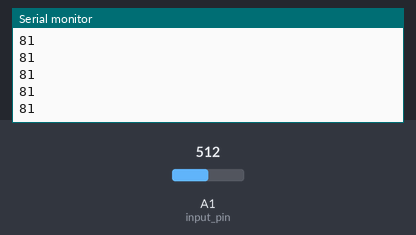
The sketch below on a simulated Arduino Uno, built with avr-gcc and run on an emulated ATmega328P. Shown: the last lines printed to the serial monitor. Inputs (shaded band) come from the test bench; at power-on: A1 (input_pin) = 512.

Above: at 1.2 s.
1.3 s: A1 (input_pin) set to 716
At 2.1 s:
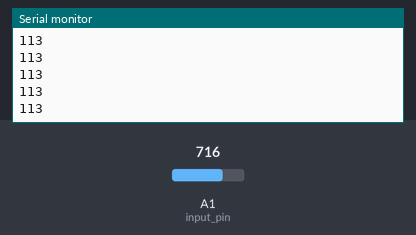
2.8 s: A1 (input_pin) set to 900
At 3.7 s:
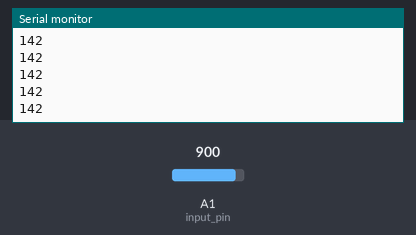
Timing chart, 0 to 5.8 s (numbered marks = the images above; inputs shaded):
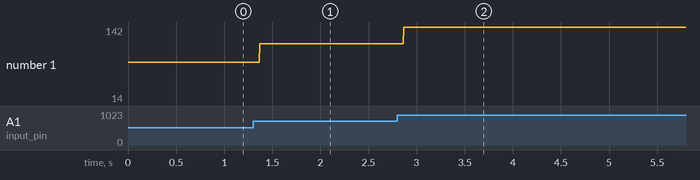

Measured:
- after the input at 1.3 s, the serial monitor: prints a new line after 0.07 s (image 1)
- after the input at 2.8 s, the serial monitor: prints a new line after 0.07 s (image 2)
- plotted number 1: 81 → 113 after the input at 1.3 s, 113 → 14 after the input at 2.8 s

The sketch:

EEG_code.ino
```cpp
#include <Wire.h>
#include <SoftwareSerial.h>

SoftwareSerial BT(10,11);
byte message;
int counter = 0;
int input_pin = A1;
int input_value;

void setup() {
  // put your setup code here, to run once:
  Serial.begin(9600);
  BT.begin(9600);
}

void loop() {
  // Serial.println(analogRead(A0));
  input_value = analogRead(input_pin);
  // byte output_value = map(input_value, 0, 511, 0, 127);
  byte output_value = map(input_value, 0, 800, 0, 127);
  // output_value = map(output_value, 50, 170, 0, 255);
  BT.write(output_value);
  Serial.println(output_value);
  // delay(2);
}
```
